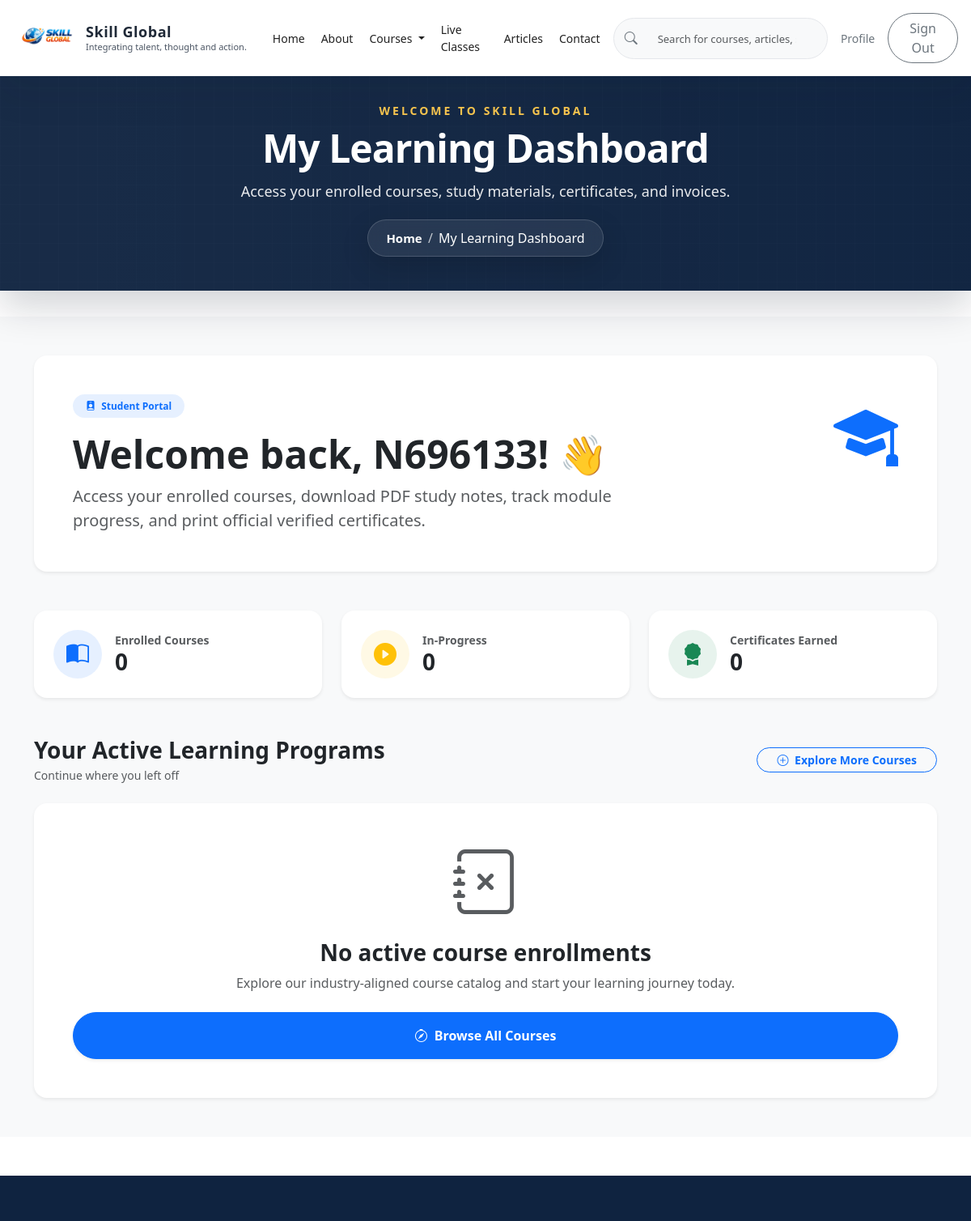
/courses/my-courses/ (signed in, upper part), run on an earlier commit of the app's database.
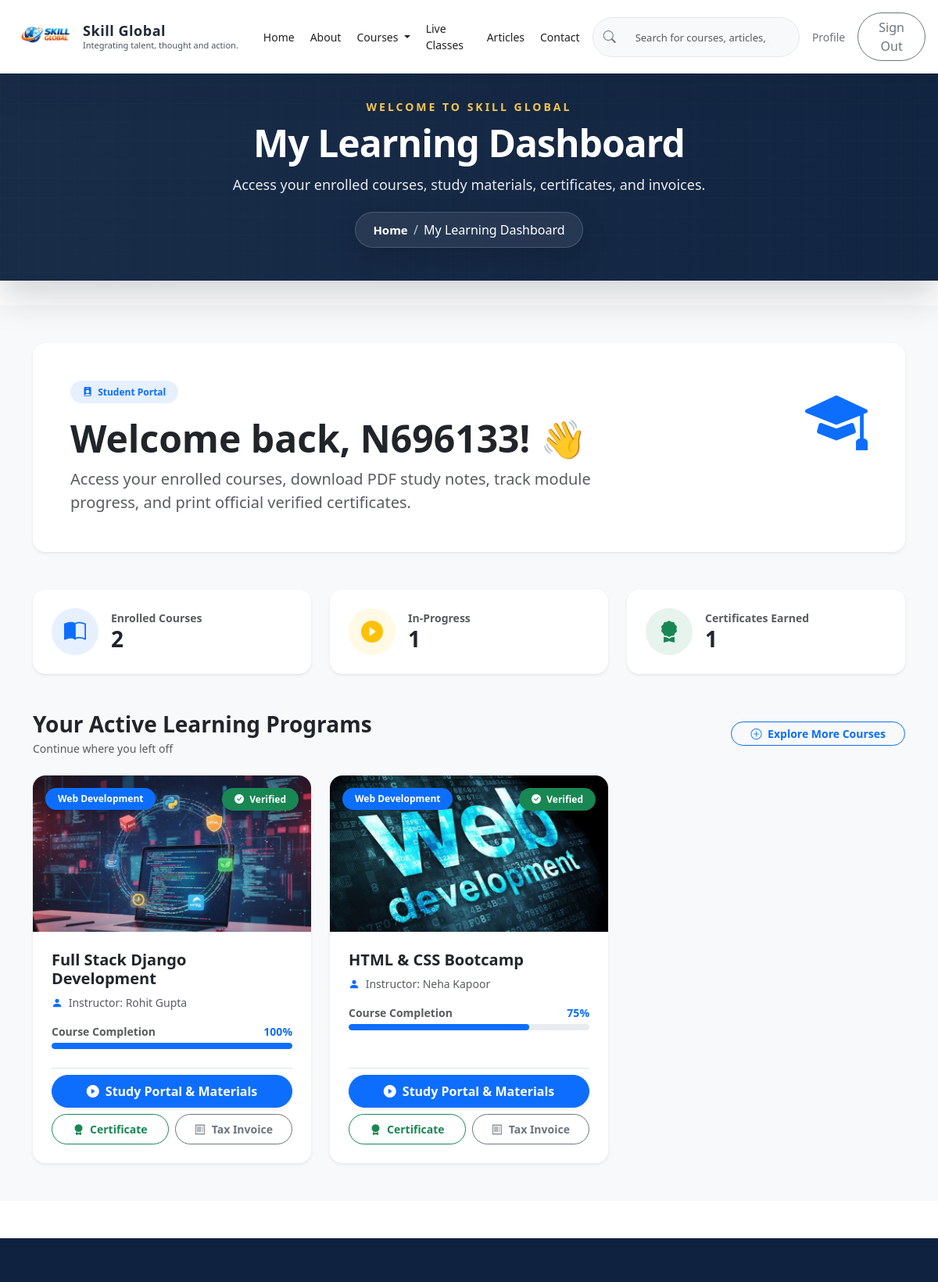
And on a later commit of the database.
### skill_global/models.py (models this page shows, shortened)
class CourseEnrollment(models.Model):
    PAYMENT_METHOD_CHOICES = [
        ('UPI', 'UPI'),
        ('Card', 'Card'),
        ('Net Banking', 'Net Banking'),
    ]
    PAYMENT_STATUS_CHOICES = [
        ('Pending', 'Pending'),
        ('Paid', 'Paid'),
        ('Failed', 'Failed'),
    ]
    ORDER_STATUS_CHOICES = [
        ('Pending', 'Pending'),
        ('Confirmed', 'Confirmed'),
        ('Cancelled', 'Cancelled'),
    ]
    user = models.ForeignKey(settings.AUTH_USER_MODEL, on_delete=models.CASCADE, related_name='course_enrollments')
    course = models.ForeignKey(Course, on_delete=models.CASCADE, related_name='enrollments')
    enrollment_id = models.CharField(max_length=36, unique=True, editable=False)
    original_amount = models.DecimalField(max_digits=10, decimal_places=2, default=0)
    discount_amount = models.DecimalField(max_digits=10, decimal_places=2, default=0)
    amount = models.DecimalField(max_digits=10, decimal_places=2, default=0)
    coupon = models.ForeignKey(Coupon, on_delete=models.SET_NULL, blank=True, null=True, related_name='enrollments')
    payment_method = models.CharField(max_length=20, choices=PAYMENT_METHOD_CHOICES, blank=True)
    payment_status = models.CharField(max_length=20, choices=PAYMENT_STATUS_CHOICES, default='Pending')
    order_status = models.CharField(max_length=20, choices=ORDER_STATUS_CHOICES, default='Pending')
    razorpay_order_id = models.CharField(max_length=100, blank=True, null=True)
    razorpay_payment_id = models.CharField(max_length=100, blank=True, null=True)
    razorpay_signature = models.CharField(max_length=255, blank=True, null=True)
    branch = models.CharField(max_length=100, blank=True, null=True)
    specialization = models.CharField(max_length=200, blank=True, null=True)
    date_of_birth = models.DateField(blank=True, null=True)
    address = models.TextField(blank=True, null=True)
    created_at = models.DateTimeField(auto_now_add=True)
    updated_at = models.DateTimeField(auto_now=True)
    class Meta:
        verbose_name = 'Course Enrollment'
        verbose_name_plural = 'Course Enrollments'
        unique_together = ('user', 'course')
        ordering = ['-created_at']

class Course(models.Model):
    title = models.CharField(max_length=200)
    slug = models.SlugField(max_length=255, unique=True, blank=True, null=True)
    category = models.CharField(max_length=100, blank=True)
    short_description = models.CharField(max_length=255, blank=True)
    description = models.TextField(blank=True)
    instructor = models.CharField(max_length=150, blank=True)
    duration = models.CharField(max_length=80, blank=True)
    level = models.CharField(max_length=80, blank=True)
    price = models.DecimalField(max_digits=8, decimal_places=2, blank=True, null=True)
    image = models.ImageField(upload_to='courses/', blank=True, null=True)
    is_active = models.BooleanField(default=True)
    created_at = models.DateTimeField(auto_now_add=True)
    updated_at = models.DateTimeField(auto_now=True)
    class Meta:
        verbose_name = 'Course'
        verbose_name_plural = 'Courses'
        ordering = ['title']

### skill_global/views.py (the view)
# urls.py: path('courses/my-courses/', views.my_courses, name='my_courses'),
def my_courses(request):
    if not request.user.is_authenticated:
        return redirect('login')
    enrollments = CourseEnrollment.objects.filter(
        user=request.user,
        payment_status='Paid',
        order_status='Confirmed',
    ).select_related('course').order_by('-created_at')
    total_enrolled = enrollments.count()
    completed_courses = 0
    enrollment_list = []
    for idx, item in enumerate(enrollments):
        progress = max(25, min(100, (100 - (idx * 25))))
        if progress >= 80:
            completed_courses += 1
        item.progress = progress
        item.is_completed = (progress >= 80)
        item.modules = [
            {
                'num': 1,
                'title': 'Module 1: Foundations & Fundamentals',
                'lessons': '4 Lessons • 2h 30m',
                'status': 'Completed',
                'badge_class': 'bg-success'
            },
            {
                'num': 2,
                'title': 'Module 2: Core Practical Hands-on Labs',
                'lessons': '6 Lessons • 4h 15m',
                'status': 'In Progress' if progress < 100 else 'Completed',
                'badge_class': 'bg-primary' if progress < 100 else 'bg-success'
            },
            {
                'num': 3,
                'title': 'Module 3: Advanced Topics & Capstone Project',
                'lessons': '5 Lessons • 3h 45m',
                'status': 'Upcoming' if progress < 75 else 'In Progress',
                'badge_class': 'bg-secondary' if progress < 75 else 'bg-primary'
            }
        ]
        item.resources = [
            {'title': f'{item.course.title} - Official Complete Study Guide.pdf', 'size': '4.2 MB', 'icon': 'bi-file-earmark-pdf-fill text-danger'},
            {'title': f'Lab Setup Instructions & Code Repository.zip', 'size': '12.8 MB', 'icon': 'bi-file-earmark-zip-fill text-primary'},
            {'title': f'Course Slide Notes & Cheat Sheets.pdf', 'size': '2.1 MB', 'icon': 'bi-file-earmark-slides-fill text-warning'},
        ]
        enrollment_list.append(item)
    context = {
        'page_title': 'My Learning Dashboard',
        'page_description': 'Access your enrolled courses, study materials, certificates, and invoices.',
        'enrollments': enrollment_list,
        'total_enrolled': total_enrolled,
        'active_courses': total_enrolled - completed_courses,
        'completed_courses': completed_courses,
        'user_name': request.user.get_full_name() or request.user.email.split('@')[0].title(),
    }
    return render(request, 'skill_global/my_courses.html', context)

### templates/skill_global/my_courses.html (shortened to what this page needs)
{% extends 'base.html' %}
{% load static %}
{% block content %}
<section class="py-5 bg-light min-vh-100">
    <div class="container">
        <div class="card border-0 shadow-sm rounded-4 p-4 p-md-5 bg-white mb-5 position-relative overflow-hidden">
            <div class="position-absolute top-0 end-0 p-5 opacity-10 d-none d-md-block">
                <i class="bi bi-mortarboard-fill display-1 text-primary"></i>
            </div>
            <div class="row align-items-center position-relative">
                <div class="col-lg-8">
                    <span class="badge bg-primary bg-opacity-10 text-primary rounded-pill px-3 py-2 fw-semibold mb-3">
                        <i class="bi bi-person-badge-fill me-1"></i> Student Portal
                    </span>
                    <h1 class="fw-bold text-dark display-5 mb-2">Welcome back, {{ user_name }}! 👋</h1>
                    <p class="text-muted fs-5 mb-0">
                        Access your enrolled courses, download PDF study notes, track module progress, and print official verified certificates.
                    </p>
                </div>
            </div>
        </div>
        <div class="row g-4 mb-5">
            <div class="col-md-4">
                <div class="card border-0 shadow-sm rounded-4 p-4 bg-white h-100">
                    <div class="d-flex align-items-center gap-3">
                        <div class="rounded-circle bg-primary bg-opacity-10 p-3 text-primary fs-3 d-flex align-items-center justify-content-center" style="width: 60px; height: 60px;">
                            <i class="bi bi-book-half"></i>
                        </div>
                        <div>
                            <div class="text-muted small fw-semibold">Enrolled Courses</div>
                            <h3 class="fw-bold text-dark mb-0">{{ total_enrolled }}</h3>
                        </div>
                    </div>
                </div>
            </div>
            <div class="col-md-4">
                <div class="card border-0 shadow-sm rounded-4 p-4 bg-white h-100">
                    <div class="d-flex align-items-center gap-3">
                        <div class="rounded-circle bg-warning bg-opacity-10 p-3 text-warning fs-3 d-flex align-items-center justify-content-center" style="width: 60px; height: 60px;">
                            <i class="bi bi-play-circle-fill"></i>
                        </div>
                        <div>
                            <div class="text-muted small fw-semibold">In-Progress</div>
                            <h3 class="fw-bold text-dark mb-0">{{ active_courses }}</h3>
                        </div>
                    </div>
                </div>
            </div>
            <div class="col-md-4">
                <div class="card border-0 shadow-sm rounded-4 p-4 bg-white h-100">
                    <div class="d-flex align-items-center gap-3">
                        <div class="rounded-circle bg-success bg-opacity-10 p-3 text-success fs-3 d-flex align-items-center justify-content-center" style="width: 60px; height: 60px;">
                            <i class="bi bi-award-fill"></i>
                        </div>
                        <div>
                            <div class="text-muted small fw-semibold">Certificates Earned</div>
                            <h3 class="fw-bold text-dark mb-0">{{ completed_courses }}</h3>
                        </div>
                    </div>
                </div>
            </div>
        </div>
        <div class="d-flex justify-content-between align-items-center mb-4">
            <div>
                <h3 class="fw-bold text-dark mb-1">Your Active Learning Programs</h3>
                <p class="text-muted small mb-0">Continue where you left off</p>
            </div>
            <a href="{% url 'courses' %}" class="btn btn-outline-primary rounded-pill px-4 btn-sm fw-semibold">
                <i class="bi bi-plus-circle me-1"></i> Explore More Courses
            </a>
        </div>
        {% if enrollments %}
        <div class="row g-4">
            {% for enrollment in enrollments %}
            <div class="col-lg-4 col-md-6">
                <div class="card border-0 shadow-sm rounded-4 overflow-hidden h-100 d-flex flex-column bg-white">
                    <div class="position-relative">
                        {% if enrollment.course.image %}
                        <img src="{{ enrollment.course.image.url }}" class="img-fluid w-100" alt="{{ enrollment.course.title }}" style="height: 200px; object-fit: cover;">
                        {% else %}
                        <div class="d-flex align-items-center justify-content-center bg-light" style="height: 200px;">
                            <i class="bi bi-journal-code fs-1 text-secondary"></i>
                        </div>
                        {% endif %}
                        <div class="position-absolute top-0 start-0 m-3">
                            <span class="badge bg-primary bg-opacity-90 rounded-pill px-3 py-2 shadow-sm">
                                {{ enrollment.course.category|default:"General" }}
                            </span>
                        </div>
                        <div class="position-absolute top-0 end-0 m-3">
                            <span class="badge bg-success rounded-pill px-3 py-2 shadow-sm">
                                <i class="bi bi-check-circle-fill me-1"></i> Verified
                            </span>
                        </div>
                    </div>
                    <div class="card-body p-4 d-flex flex-column justify-content-between gap-3">
                        <div>
                            <h5 class="fw-bold text-dark mb-2">{{ enrollment.course.title }}</h5>
                            <p class="text-muted small mb-3">
                                <i class="bi bi-person-fill text-primary me-1"></i> Instructor: {{ enrollment.course.instructor|default:'Skill Global Expert Team' }}
                            </p>
                            <div class="mb-2">
                                <div class="d-flex justify-content-between align-items-center small mb-1">
                                    <span class="fw-semibold text-muted">Course Completion</span>
                                    <span class="fw-bold text-primary">{{ enrollment.progress }}%</span>
                                </div>
                                <div class="progress rounded-pill" style="height: 8px;">
                                    <div class="progress-bar bg-primary rounded-pill" role="progressbar" style="width: {{ enrollment.progress }}%;" aria-valuenow="{{ enrollment.progress }}" aria-valuemin="0" aria-valuemax="100"></div>
                                </div>
                            </div>
                        </div>
                        <div class="d-flex flex-column gap-2 mt-auto pt-2 border-top">
                            <button type="button" class="btn btn-primary rounded-pill w-100 fw-bold shadow-sm py-2" data-bs-toggle="modal" data-bs-target="#studyPortalModal{{ enrollment.id }}">
                                <i class="bi bi-play-circle-fill me-1"></i> Study Portal & Materials
                            </button>
                            <div class="row g-2">
                                <div class="col-6">
                                    <a href="{% url 'course_certificate' enrollment.enrollment_id %}" class="btn btn-outline-success rounded-pill w-100 btn-sm fw-semibold py-2">
                                        <i class="bi bi-award-fill me-1"></i> Certificate
                                    </a>
                                </div>
                                <div class="col-6">
                                    <a href="{% url 'enrollment_invoice' enrollment.enrollment_id %}" class="btn btn-outline-secondary rounded-pill w-100 btn-sm fw-semibold py-2">
                                        <i class="bi bi-receipt me-1"></i> Tax Invoice
                                    </a>
                                </div>
                            </div>
                        </div>
                    </div>
                </div>
            </div>
            {% endfor %}
        </div>
        {% else %}
        <div class="card border-0 shadow-sm rounded-4 p-5 text-center bg-white">
            <div class="mb-4">
                <i class="bi bi-journal-x display-1 text-muted"></i>
            </div>
            <h3 class="fw-bold mb-2">No active course enrollments</h3>
            <p class="text-muted mb-4 max-w-500 mx-auto">Explore our industry-aligned course catalog and start your learning journey today.</p>
            <a href="{% url 'courses' %}" class="btn btn-primary rounded-pill px-5 py-3 fw-bold shadow-sm">
                <i class="bi bi-compass me-1"></i> Browse All Courses
            </a>
        </div>
        {% endif %}
    </div>
</section>
{% endblock %}

What changed in the data, as far as the page shows it:
added CourseEnrollment: course.image (picture), course.category "Web Development", course "Full Stack Django Development", course.instructor "Rohit Gupta", progress "100"
added CourseEnrollment: course.image (picture), course.category "Web Development", course "HTML & CSS Bootcamp", course.instructor "Neha Kapoor", progress "75"
Also different on the page:
{{ total_enrolled }}: "0" → "2"
{{ active_courses }}: "0" → "1"
{{ completed_courses }}: "0" → "1"
text no longer shown: "No active course enrollments Explore our industry-aligned course catalog and start your learning journey today. Browse All Courses"
